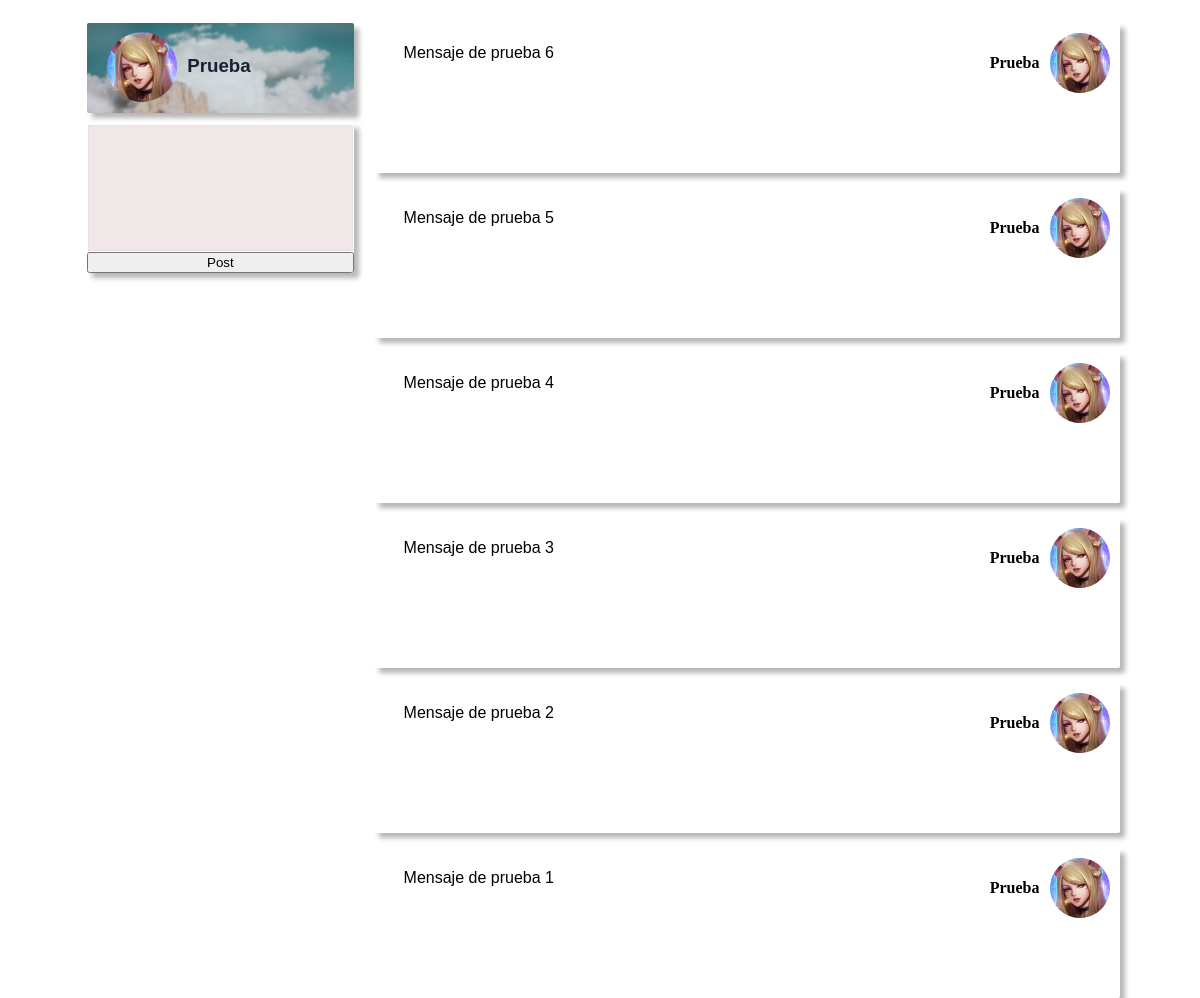
Page /home.php (signed in) on the committed database.
### tables this page shows
CREATE TABLE CONTENT(IDUSER INT NOT NULL, NUM INT NOT NULL AUTO_INCREMENT, MESSAGE VARCHAR(250) NOT NULL, FOREIGN KEY (IDUSER) REFERENCES USUARIOS(IDUSER), PRIMARY KEY(NUM));

CREATE TABLE USER_CONTENT(IDUSER INT NOT NULL, HEADER VARCHAR(100) NOT NULL, PROFILEPIC VARCHAR(100) NOT NULL, FOREIGN KEY(IDUSER) REFERENCES USUARIOS(IDUSER));

CREATE TABLE USUARIOS(IDUSER INT NOT NULL AUTO_INCREMENT, USUARIO VARCHAR(20) NOT NULL, NOMBRE VARCHAR(25) NOT NULL, PASS VARCHAR(80) NOT NULL, PRIMARY KEY(IDUSER));

### home.php (called while the page is built, shortened)
<?php
    require "getposts.php";
    require "views/home.view.php";
?>

### getposts.php (called while the page is built, shortened)
<?php
    require_once "structure/database.php";
    $conn = new mysqli($servername, $username, $password, $database);
    $sql = "SELECT CONTENT.IDUSER, MESSAGE, PROFILEPIC, USUARIO FROM CONTENT JOIN USER_CONTENT ON USER_CONTENT.IDUSER = CONTENT.IDUSER JOIN USUARIOS ON USUARIOS.IDUSER = CONTENT.IDUSER ORDER BY NUM DESC LIMIT 10;";
    $result = $conn->query($sql);
    $posts = array();
?>

### views/home.view.php (the view, shortened to what this page needs)
<!DOCTYPE html>
<html>
<head>
    <link type="text/css" href="views/home.css" rel="stylesheet">
</head>
<body>
    <div id="allcontent">
        <div id="latizq">
            <div id="usercontent">
                <a href="aboutme.php"> <img src="<?php echo $_SESSION["profilepic"]; ?>" alt="profile picture">
                <h3><?php echo $_SESSION["usuario"]; ?></h3></a>
            </div>
            <div>
                <form action="enviarMensaje.php" method="post">
                <textarea name="mensaje" maxlength="250">
                </textarea>
                <input type="submit" value="Post">
                </form>
            </div>
        </div>
        <div id="latder">
                <?php
                    for($i = 0; $i < count($posts); $i++) {
                        echo "<div><img src='".$posts[$i][2]."' alt=''><h4>".$posts[$i][3]."</h4><p>".$posts[$i][1]."</p></div>";
                    }
                ?>
        </div>
    </div>
</body>
</html>

### views/home.css (style rules this page uses)
body { background-image: url(background.jpg); background-position: center; background-attachment: fixed; height: 100%; }
#latizq { height: 300px; width: 25%; margin-left: 20px; float: left; }
#latizq textarea { font-family: Arial; top: 2px; position: relative; width: 97%; background-color: #e9dddda9; border: 1px solid rgba(233, 221, 221, 0.664); height: 120px; display: block; margin: auto; resize: none; color: black; }
input[value="Post"] { width: 100%; position: relative; top: 3px; }
#usercontent { background-image: url(../bg/default-header.jpg); background-size: 130%; position: bottom; height: 30%; box-shadow: 5px 5px 5px rgba(14, 13, 13, 0.301); }
#latizq div:nth-child(2) { margin-top: 10px; background-color: rgba(255, 255, 255, 0.322); height: 50%; box-shadow: 5px 5px 5px rgba(14, 13, 13, 0.301); }
#usercontent img { float: left; position: relative; top: 10%; border-radius: 160px; height: 70px; width: 70px; left: 20px; }
#usercontent h3 { float: left; position: relative; left: 30px; top: 15%; color: rgb(29, 30, 49); font-family: Helvetica, sans-serif; }
#latder { float: left; height: 300px; width: 70%; margin-left: 20px; }
#latder div { background-color: rgba(255, 255, 255, 0.322); box-shadow: 5px 5px 5px rgba(14, 13, 13, 0.301); height: 150px; border-top-right-radius: -130px; margin-bottom: 15px; }
#latder div img { float: right; width: 60px; height: 60px; margin-right: 10px; margin-top: 10px; border-radius: 130px; }
#latder div h4 { float: right; position: relative; right: 10px; top: 10px; }
#latder p { top: 5px; position: relative; float:left; width: 75%; margin-left: 30px; font-family: Helvetica, sans-serif; word-wrap: break-word; }
#allcontent { position: relative; top: 15px; width: 90%; margin: auto; }
div { border-radius: 2px; }

### rows in the picture
content: user_content.PROFILEPIC (picture), IDUSER.USUARIO "Prueba", MESSAGE "Mensaje de prueba 6"
content: user_content.PROFILEPIC (picture), IDUSER.USUARIO "Prueba", MESSAGE "Mensaje de prueba 5"
content: user_content.PROFILEPIC (picture), IDUSER.USUARIO "Prueba", MESSAGE "Mensaje de prueba 4"
content: user_content.PROFILEPIC (picture), IDUSER.USUARIO "Prueba", MESSAGE "Mensaje de prueba 3"
content: user_content.PROFILEPIC (picture), IDUSER.USUARIO "Prueba", MESSAGE "Mensaje de prueba 2"
content: user_content.PROFILEPIC (picture), IDUSER.USUARIO "Prueba", MESSAGE "Mensaje de prueba 1"

### other values in the picture
$_SESSION["usuario"] "Prueba"
